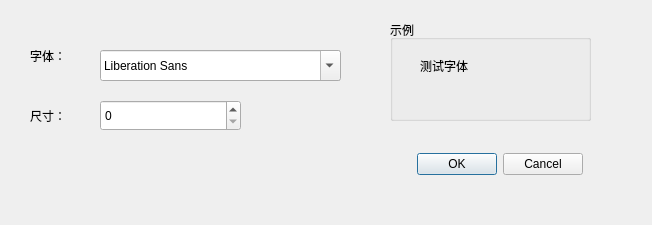
<?xml version="1.0" encoding="UTF-8"?>
<ui version="4.0">
 <class>letterFormWindow</class>
 <widget class="QWidget" name="letterFormWindow">
  <property name="geometry">
   <rect>
    <x>0</x>
    <y>0</y>
    <width>652</width>
    <height>225</height>
   </rect>
  </property>
  <property name="windowTitle">
   <string>Form</string>
  </property>
  <widget class="QFontComboBox" name="fontComboBox">
   <property name="geometry">
    <rect>
     <x>100</x>
     <y>50</y>
     <width>241</width>
     <height>31</height>
    </rect>
   </property>
  </widget>
  <widget class="QDialogButtonBox" name="buttonBox">
   <property name="geometry">
    <rect>
     <x>390</x>
     <y>150</y>
     <width>193</width>
     <height>28</height>
    </rect>
   </property>
   <property name="standardButtons">
    <set>QDialogButtonBox::Cancel|QDialogButtonBox::Ok</set>
   </property>
  </widget>
  <widget class="QSpinBox" name="spinBox">
   <property name="geometry">
    <rect>
     <x>100</x>
     <y>100</y>
     <width>141</width>
     <height>31</height>
    </rect>
   </property>
  </widget>
  <widget class="QGroupBox" name="groupBox">
   <property name="geometry">
    <rect>
     <x>390</x>
     <y>20</y>
     <width>201</width>
     <height>101</height>
    </rect>
   </property>
   <property name="title">
    <string>示例</string>
   </property>
   <widget class="QLabel" name="label">
    <property name="geometry">
     <rect>
      <x>30</x>
      <y>30</y>
      <width>121</width>
      <height>31</height>
     </rect>
    </property>
    <property name="text">
     <string>测试字体</string>
    </property>
   </widget>
  </widget>
  <widget class="QLabel" name="label_2">
   <property name="geometry">
    <rect>
     <x>30</x>
     <y>40</y>
     <width>61</width>
     <height>31</height>
    </rect>
   </property>
   <property name="text">
    <string>字体：</string>
   </property>
  </widget>
  <widget class="QLabel" name="label_3">
   <property name="geometry">
    <rect>
     <x>30</x>
     <y>100</y>
     <width>51</width>
     <height>31</height>
    </rect>
   </property>
   <property name="text">
    <string>尺寸：</string>
   </property>
  </widget>
 </widget>
 <resources/>
 <connections/>
</ui>
